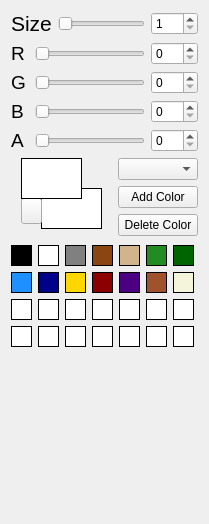
<?xml version="1.0" encoding="UTF-8"?>
<ui version="4.0">
 <class>Form</class>
 <widget class="QWidget" name="Form">
  <property name="geometry">
   <rect>
    <x>0</x>
    <y>0</y>
    <width>198</width>
    <height>524</height>
   </rect>
  </property>
  <property name="minimumSize">
   <size>
    <width>0</width>
    <height>400</height>
   </size>
  </property>
  <property name="windowTitle">
   <string>Form</string>
  </property>
  <layout class="QHBoxLayout" name="horizontalLayout_2">
   <item>
    <layout class="QVBoxLayout" name="verticalLayout">
     <item>
      <layout class="QGridLayout" name="gridLayout">
       <item row="0" column="0" colspan="2">
        <widget class="QLabel" name="label">
         <property name="font">
          <font>
           <pointsize>16</pointsize>
          </font>
         </property>
         <property name="text">
          <string>Size</string>
         </property>
        </widget>
       </item>
       <item row="0" column="2">
        <widget class="QSlider" name="horizontalSlider">
         <property name="orientation">
          <enum>Qt::Orientation::Horizontal</enum>
         </property>
        </widget>
       </item>
       <item row="0" column="3">
        <widget class="QSpinBox" name="sizeSpinBox">
         <property name="minimum">
          <number>1</number>
         </property>
        </widget>
       </item>
       <item row="1" column="0">
        <widget class="QLabel" name="label_3">
         <property name="font">
          <font>
           <pointsize>14</pointsize>
          </font>
         </property>
         <property name="text">
          <string>R</string>
         </property>
        </widget>
       </item>
       <item row="1" column="1" colspan="2">
        <widget class="QSlider" name="redSlider">
         <property name="maximum">
          <number>255</number>
         </property>
         <property name="orientation">
          <enum>Qt::Orientation::Horizontal</enum>
         </property>
        </widget>
       </item>
       <item row="1" column="3">
        <widget class="QSpinBox" name="redSpinBox">
         <property name="minimum">
          <number>0</number>
         </property>
         <property name="maximum">
          <number>255</number>
         </property>
         <property name="value">
          <number>0</number>
         </property>
        </widget>
       </item>
       <item row="2" column="0">
        <widget class="QLabel" name="label_4">
         <property name="font">
          <font>
           <pointsize>14</pointsize>
          </font>
         </property>
         <property name="text">
          <string>G</string>
         </property>
        </widget>
       </item>
       <item row="2" column="1" colspan="2">
        <widget class="QSlider" name="greenSlider">
         <property name="maximum">
          <number>255</number>
         </property>
         <property name="orientation">
          <enum>Qt::Orientation::Horizontal</enum>
         </property>
        </widget>
       </item>
       <item row="2" column="3">
        <widget class="QSpinBox" name="greenSpinBox">
         <property name="minimum">
          <number>0</number>
         </property>
         <property name="maximum">
          <number>255</number>
         </property>
        </widget>
       </item>
       <item row="3" column="0">
        <widget class="QLabel" name="label_5">
         <property name="font">
          <font>
           <pointsize>14</pointsize>
          </font>
         </property>
         <property name="text">
          <string>B</string>
         </property>
        </widget>
       </item>
       <item row="3" column="1" colspan="2">
        <widget class="QSlider" name="blueSlider">
         <property name="maximum">
          <number>255</number>
         </property>
         <property name="orientation">
          <enum>Qt::Orientation::Horizontal</enum>
         </property>
        </widget>
       </item>
       <item row="3" column="3">
        <widget class="QSpinBox" name="blueSpinBox">
         <property name="minimum">
          <number>0</number>
         </property>
         <property name="maximum">
          <number>255</number>
         </property>
        </widget>
       </item>
       <item row="4" column="0">
        <widget class="QLabel" name="label_6">
         <property name="font">
          <font>
           <pointsize>14</pointsize>
          </font>
         </property>
         <property name="text">
          <string>A</string>
         </property>
        </widget>
       </item>
       <item row="4" column="1" colspan="2">
        <widget class="QSlider" name="alphaSlider">
         <property name="maximum">
          <number>255</number>
         </property>
         <property name="orientation">
          <enum>Qt::Orientation::Horizontal</enum>
         </property>
        </widget>
       </item>
       <item row="4" column="3">
        <widget class="QSpinBox" name="alphaSpinBox">
         <property name="minimum">
          <number>0</number>
         </property>
         <property name="maximum">
          <number>255</number>
         </property>
        </widget>
       </item>
      </layout>
     </item>
     <item>
      <layout class="QHBoxLayout" name="horizontalLayout">
       <item>
        <widget class="QWidget" name="widget" native="true">
         <property name="minimumSize">
          <size>
           <width>101</width>
           <height>81</height>
          </size>
         </property>
         <widget class="QPushButton" name="changeColorButton">
          <property name="geometry">
           <rect>
            <x>10</x>
            <y>40</y>
            <width>21</width>
            <height>26</height>
           </rect>
          </property>
          <property name="text">
           <string/>
          </property>
          <property name="icon">
           <iconset resource="../../../resources.qrc">
            <normaloff>:/icons/assets/icons/change_arrow.svg</normaloff>:/icons/assets/icons/change_arrow.svg</iconset>
          </property>
          <property name="iconSize">
           <size>
            <width>16</width>
            <height>16</height>
           </size>
          </property>
         </widget>
         <widget class="QPushButton" name="primeColorButton">
          <property name="geometry">
           <rect>
            <x>10</x>
            <y>0</y>
            <width>61</width>
            <height>41</height>
           </rect>
          </property>
          <property name="styleSheet">
           <string notr="true">border: 1px solid black; background-color: white;</string>
          </property>
          <property name="text">
           <string/>
          </property>
         </widget>
         <widget class="QPushButton" name="secondaryColorButton">
          <property name="geometry">
           <rect>
            <x>30</x>
            <y>30</y>
            <width>61</width>
            <height>41</height>
           </rect>
          </property>
          <property name="styleSheet">
           <string notr="true">border: 1px solid black; background-color:white;</string>
          </property>
          <property name="text">
           <string/>
          </property>
         </widget>
         <zorder>secondaryColorButton</zorder>
         <zorder>changeColorButton</zorder>
         <zorder>primeColorButton</zorder>
        </widget>
       </item>
       <item>
        <layout class="QGridLayout" name="gridLayout_3">
         <item row="0" column="0">
          <widget class="QComboBox" name="paletteComboBox"/>
         </item>
         <item row="1" column="0">
          <widget class="QPushButton" name="addColorButton">
           <property name="text">
            <string>Add Color</string>
           </property>
          </widget>
         </item>
         <item row="2" column="0">
          <widget class="QPushButton" name="deleteColorButton">
           <property name="text">
            <string>Delete Color</string>
           </property>
          </widget>
         </item>
        </layout>
       </item>
      </layout>
     </item>
     <item>
      <layout class="QGridLayout" name="gridLayout_2">
       <item row="0" column="0">
        <widget class="QPushButton" name="baseColorButton_0">
         <property name="minimumSize">
          <size>
           <width>21</width>
           <height>21</height>
          </size>
         </property>
         <property name="maximumSize">
          <size>
           <width>21</width>
           <height>21</height>
          </size>
         </property>
         <property name="styleSheet">
          <string notr="true">background-color: #000000; border: 1px sold black;</string>
         </property>
         <property name="text">
          <string/>
         </property>
        </widget>
       </item>
       <item row="0" column="1">
        <widget class="QPushButton" name="baseColorButton_1">
         <property name="minimumSize">
          <size>
           <width>21</width>
           <height>21</height>
          </size>
         </property>
         <property name="maximumSize">
          <size>
           <width>21</width>
           <height>21</height>
          </size>
         </property>
         <property name="styleSheet">
          <string notr="true">background-color: #FFFFFF; border: 1px solid black;</string>
         </property>
         <property name="text">
          <string/>
         </property>
        </widget>
       </item>
       <item row="0" column="2">
        <widget class="QPushButton" name="baseColorButton_2">
         <property name="minimumSize">
          <size>
           <width>21</width>
           <height>21</height>
          </size>
         </property>
         <property name="maximumSize">
          <size>
           <width>21</width>
           <height>21</height>
          </size>
         </property>
         <property name="styleSheet">
          <string notr="true">background-color: #808080; border: 1px solid black;</string>
         </property>
         <property name="text">
          <string/>
         </property>
        </widget>
       </item>
       <item row="0" column="3">
        <widget class="QPushButton" name="baseColorButton_3">
         <property name="minimumSize">
          <size>
           <width>21</width>
           <height>21</height>
          </size>
         </property>
         <property name="maximumSize">
          <size>
           <width>21</width>
           <height>21</height>
          </size>
         </property>
         <property name="styleSheet">
          <string notr="true">background-color: #8B4513; border: 1px solid black;</string>
         </property>
         <property name="text">
          <string/>
         </property>
        </widget>
       </item>
       <item row="0" column="4">
        <widget class="QPushButton" name="baseColorButton_4">
         <property name="minimumSize">
          <size>
           <width>21</width>
           <height>21</height>
          </size>
         </property>
         <property name="maximumSize">
          <size>
           <width>21</width>
           <height>21</height>
          </size>
         </property>
         <property name="styleSheet">
          <string notr="true">background-color: #D2B48C; border: 1px solid black;</string>
         </property>
         <property name="text">
          <string/>
         </property>
        </widget>
       </item>
       <item row="0" column="5">
        <widget class="QPushButton" name="baseColorButton_5">
         <property name="minimumSize">
          <size>
           <width>21</width>
           <height>21</height>
          </size>
         </property>
         <property name="maximumSize">
          <size>
           <width>21</width>
           <height>21</height>
          </size>
         </property>
         <property name="styleSheet">
          <string notr="true">background-color: #228B22; border: 1px solid black;</string>
         </property>
         <property name="text">
          <string/>
         </property>
        </widget>
       </item>
       <item row="0" column="6">
        <widget class="QPushButton" name="baseColorButton_6">
         <property name="minimumSize">
          <size>
           <width>21</width>
           <height>21</height>
          </size>
         </property>
         <property name="maximumSize">
          <size>
           <width>21</width>
           <height>21</height>
          </size>
         </property>
         <property name="styleSheet">
          <string notr="true">background-color: #006400; border: 1px solid black;</string>
         </property>
         <property name="text">
          <string/>
         </property>
        </widget>
       </item>
       <item row="1" column="0">
        <widget class="QPushButton" name="baseColorButton_7">
         <property name="minimumSize">
          <size>
           <width>21</width>
           <height>21</height>
          </size>
         </property>
         <property name="maximumSize">
          <size>
           <width>21</width>
           <height>21</height>
          </size>
         </property>
         <property name="styleSheet">
          <string notr="true">background-color: #1E90FF; border: 1px solid black;</string>
         </property>
         <property name="text">
          <string/>
         </property>
        </widget>
       </item>
       <item row="1" column="1">
        <widget class="QPushButton" name="baseColorButton_8">
         <property name="minimumSize">
          <size>
           <width>21</width>
           <height>21</height>
          </size>
         </property>
         <property name="maximumSize">
          <size>
           <width>21</width>
           <height>21</height>
          </size>
         </property>
         <property name="styleSheet">
          <string notr="true">background-color: #00008B; border: 1px solid black;</string>
         </property>
         <property name="text">
          <string/>
         </property>
        </widget>
       </item>
       <item row="1" column="2">
        <widget class="QPushButton" name="baseColorButton_9">
         <property name="minimumSize">
          <size>
           <width>21</width>
           <height>21</height>
          </size>
         </property>
         <property name="maximumSize">
          <size>
           <width>21</width>
           <height>21</height>
          </size>
         </property>
         <property name="styleSheet">
          <string notr="true">background-color: #FFD700; border: 1px solid black;</string>
         </property>
         <property name="text">
          <string/>
         </property>
        </widget>
       </item>
       <item row="1" column="3">
        <widget class="QPushButton" name="baseColorButton_10">
         <property name="minimumSize">
          <size>
           <width>21</width>
           <height>21</height>
          </size>
         </property>
         <property name="maximumSize">
          <size>
           <width>21</width>
           <height>21</height>
          </size>
         </property>
         <property name="styleSheet">
          <string notr="true">background-color: #8B0000; border: 1px solid black;</string>
         </property>
         <property name="text">
          <string/>
         </property>
        </widget>
       </item>
       <item row="1" column="4">
        <widget class="QPushButton" name="baseColorButton_11">
         <property name="minimumSize">
          <size>
           <width>21</width>
           <height>21</height>
          </size>
         </property>
         <property name="maximumSize">
          <size>
           <width>21</width>
           <height>21</height>
          </size>
         </property>
         <property name="styleSheet">
          <string notr="true">background-color: #4B0082; border: 1px solid black;</string>
         </property>
         <property name="text">
          <string/>
         </property>
        </widget>
       </item>
       <item row="1" column="5">
        <widget class="QPushButton" name="baseColorButton_12">
         <property name="minimumSize">
          <size>
           <width>21</width>
           <height>21</height>
          </size>
         </property>
         <property name="maximumSize">
          <size>
           <width>21</width>
           <height>21</height>
          </size>
         </property>
         <property name="styleSheet">
          <string notr="true">background-color: #A0522D; border: 1px solid black;</string>
         </property>
         <property name="text">
          <string/>
         </property>
        </widget>
       </item>
       <item row="1" column="6">
        <widget class="QPushButton" name="baseColorButton_13">
         <property name="minimumSize">
          <size>
           <width>21</width>
           <height>21</height>
          </size>
         </property>
         <property name="maximumSize">
          <size>
           <width>21</width>
           <height>21</height>
          </size>
         </property>
         <property name="styleSheet">
          <string notr="true">background-color: #F5F5DC; border: 1px solid black;</string>
         </property>
         <property name="text">
          <string/>
         </property>
        </widget>
       </item>
       <item row="2" column="0">
        <widget class="QPushButton" name="chooseColorButton_0">
         <property name="minimumSize">
          <size>
           <width>21</width>
           <height>21</height>
          </size>
         </property>
         <property name="maximumSize">
          <size>
           <width>21</width>
           <height>21</height>
          </size>
         </property>
         <property name="styleSheet">
          <string notr="true">background-color: #FFFFFF; border: 1px solid black;</string>
         </property>
         <property name="text">
          <string/>
         </property>
        </widget>
       </item>
       <item row="2" column="1">
        <widget class="QPushButton" name="chooseColorButton_1">
         <property name="minimumSize">
          <size>
           <width>21</width>
           <height>21</height>
          </size>
         </property>
         <property name="maximumSize">
          <size>
           <width>21</width>
           <height>21</height>
          </size>
         </property>
         <property name="styleSheet">
          <string notr="true">background-color: #FFFFFF; border: 1px solid black;</string>
         </property>
         <property name="text">
          <string/>
         </property>
        </widget>
       </item>
       <item row="2" column="2">
        <widget class="QPushButton" name="chooseColorButton_2">
         <property name="minimumSize">
          <size>
           <width>21</width>
           <height>21</height>
          </size>
         </property>
         <property name="maximumSize">
          <size>
           <width>21</width>
           <height>21</height>
          </size>
         </property>
         <property name="styleSheet">
          <string notr="true">background-color: #FFFFFF; border: 1px solid black;</string>
         </property>
         <property name="text">
          <string/>
         </property>
        </widget>
       </item>
       <item row="2" column="3">
        <widget class="QPushButton" name="chooseColorButton_3">
         <property name="minimumSize">
          <size>
           <width>21</width>
           <height>21</height>
          </size>
         </property>
         <property name="maximumSize">
          <size>
           <width>21</width>
           <height>21</height>
          </size>
         </property>
         <property name="styleSheet">
          <string notr="true">background-color: #FFFFFF; border: 1px solid black;</string>
         </property>
         <property name="text">
          <string/>
         </property>
        </widget>
       </item>
       <item row="2" column="4">
        <widget class="QPushButton" name="chooseColorButton_4">
         <property name="minimumSize">
          <size>
           <width>21</width>
           <height>21</height>
          </size>
         </property>
         <property name="maximumSize">
          <size>
           <width>21</width>
           <height>21</height>
          </size>
         </property>
         <property name="styleSheet">
          <string notr="true">background-color: #FFFFFF; border: 1px solid black;</string>
         </property>
         <property name="text">
          <string/>
         </property>
        </widget>
       </item>
       <item row="2" column="5">
        <widget class="QPushButton" name="chooseColorButton_5">
         <property name="minimumSize">
          <size>
           <width>21</width>
           <height>21</height>
          </size>
         </property>
         <property name="maximumSize">
          <size>
           <width>21</width>
           <height>21</height>
          </size>
         </property>
         <property name="styleSheet">
          <string notr="true">background-color: #FFFFFF; border: 1px solid black;</string>
         </property>
         <property name="text">
          <string/>
         </property>
        </widget>
       </item>
       <item row="2" column="6">
        <widget class="QPushButton" name="chooseColorButton_6">
         <property name="minimumSize">
          <size>
           <width>21</width>
           <height>21</height>
          </size>
         </property>
         <property name="maximumSize">
          <size>
           <width>21</width>
           <height>21</height>
          </size>
         </property>
         <property name="styleSheet">
          <string notr="true">background-color: #FFFFFF; border: 1px solid black;</string>
         </property>
         <property name="text">
          <string/>
         </property>
        </widget>
       </item>
       <item row="3" column="0">
        <widget class="QPushButton" name="chooseColorButton_7">
         <property name="minimumSize">
          <size>
           <width>21</width>
           <height>21</height>
          </size>
         </property>
         <property name="maximumSize">
          <size>
           <width>21</width>
           <height>21</height>
          </size>
         </property>
         <property name="styleSheet">
          <string notr="true">background-color: #FFFFFF; border: 1px solid black;</string>
         </property>
         <property name="text">
          <string/>
         </property>
        </widget>
       </item>
       <item row="3" column="1">
        <widget class="QPushButton" name="chooseColorButton_8">
         <property name="minimumSize">
          <size>
           <width>21</width>
           <height>21</height>
          </size>
         </property>
         <property name="maximumSize">
          <size>
           <width>21</width>
           <height>21</height>
          </size>
         </property>
         <property name="styleSheet">
          <string notr="true">background-color: #FFFFFF; border: 1px solid black;</string>
         </property>
         <property name="text">
          <string/>
         </property>
        </widget>
       </item>
       <item row="3" column="2">
        <widget class="QPushButton" name="chooseColorButton_9">
         <property name="minimumSize">
          <size>
           <width>21</width>
           <height>21</height>
          </size>
         </property>
         <property name="maximumSize">
          <size>
           <width>21</width>
           <height>21</height>
          </size>
         </property>
         <property name="styleSheet">
          <string notr="true">background-color: #FFFFFF; border: 1px solid black;</string>
         </property>
         <property name="text">
          <string/>
         </property>
        </widget>
       </item>
       <item row="3" column="3">
        <widget class="QPushButton" name="chooseColorButton_10">
         <property name="minimumSize">
          <size>
           <width>21</width>
           <height>21</height>
          </size>
         </property>
         <property name="maximumSize">
          <size>
           <width>21</width>
           <height>21</height>
          </size>
         </property>
         <property name="styleSheet">
          <string notr="true">background-color: #FFFFFF; border: 1px solid black;</string>
         </property>
         <property name="text">
          <string/>
         </property>
        </widget>
       </item>
       <item row="3" column="4">
        <widget class="QPushButton" name="chooseColorButton_11">
         <property name="minimumSize">
          <size>
           <width>21</width>
           <height>21</height>
          </size>
         </property>
         <property name="maximumSize">
          <size>
           <width>21</width>
           <height>21</height>
          </size>
         </property>
         <property name="styleSheet">
          <string notr="true">background-color: #FFFFFF; border: 1px solid black;</string>
         </property>
         <property name="text">
          <string/>
         </property>
        </widget>
       </item>
       <item row="3" column="5">
        <widget class="QPushButton" name="chooseColorButton_12">
         <property name="minimumSize">
          <size>
           <width>21</width>
           <height>21</height>
          </size>
         </property>
         <property name="maximumSize">
          <size>
           <width>21</width>
           <height>21</height>
          </size>
         </property>
         <property name="styleSheet">
          <string notr="true">background-color: #FFFFFF; border: 1px solid black;</string>
         </property>
         <property name="text">
          <string/>
         </property>
        </widget>
       </item>
       <item row="3" column="6">
        <widget class="QPushButton" name="chooseColorButton_13">
         <property name="minimumSize">
          <size>
           <width>21</width>
           <height>21</height>
          </size>
         </property>
         <property name="maximumSize">
          <size>
           <width>21</width>
           <height>21</height>
          </size>
         </property>
         <property name="styleSheet">
          <string notr="true">background-color: #FFFFFF; border: 1px solid black;</string>
         </property>
         <property name="text">
          <string/>
         </property>
        </widget>
       </item>
      </layout>
     </item>
     <item>
      <spacer name="verticalSpacer">
       <property name="orientation">
        <enum>Qt::Orientation::Vertical</enum>
       </property>
       <property name="sizeHint" stdset="0">
        <size>
         <width>20</width>
         <height>108</height>
        </size>
       </property>
      </spacer>
     </item>
    </layout>
   </item>
  </layout>
 </widget>
 <resources>
  <include location="../../../resources.qrc"/>
 </resources>
 <connections>
  <connection>
   <sender>horizontalSlider</sender>
   <signal>valueChanged(int)</signal>
   <receiver>sizeSpinBox</receiver>
   <slot>setValue(int)</slot>
   <hints>
    <hint type="sourcelabel">
     <x>91</x>
     <y>30</y>
    </hint>
    <hint type="destinationlabel">
     <x>143</x>
     <y>28</y>
    </hint>
   </hints>
  </connection>
  <connection>
   <sender>sizeSpinBox</sender>
   <signal>valueChanged(int)</signal>
   <receiver>horizontalSlider</receiver>
   <slot>setValue(int)</slot>
   <hints>
    <hint type="sourcelabel">
     <x>137</x>
     <y>14</y>
    </hint>
    <hint type="destinationlabel">
     <x>86</x>
     <y>27</y>
    </hint>
   </hints>
  </connection>
  <connection>
   <sender>redSlider</sender>
   <signal>valueChanged(int)</signal>
   <receiver>redSpinBox</receiver>
   <slot>setValue(int)</slot>
   <hints>
    <hint type="sourcelabel">
     <x>108</x>
     <y>59</y>
    </hint>
    <hint type="destinationlabel">
     <x>125</x>
     <y>62</y>
    </hint>
   </hints>
  </connection>
  <connection>
   <sender>redSpinBox</sender>
   <signal>valueChanged(int)</signal>
   <receiver>redSlider</receiver>
   <slot>setValue(int)</slot>
   <hints>
    <hint type="sourcelabel">
     <x>139</x>
     <y>50</y>
    </hint>
    <hint type="destinationlabel">
     <x>101</x>
     <y>53</y>
    </hint>
   </hints>
  </connection>
  <connection>
   <sender>greenSlider</sender>
   <signal>valueChanged(int)</signal>
   <receiver>greenSpinBox</receiver>
   <slot>setValue(int)</slot>
   <hints>
    <hint type="sourcelabel">
     <x>110</x>
     <y>96</y>
    </hint>
    <hint type="destinationlabel">
     <x>129</x>
     <y>96</y>
    </hint>
   </hints>
  </connection>
  <connection>
   <sender>greenSpinBox</sender>
   <signal>valueChanged(int)</signal>
   <receiver>greenSlider</receiver>
   <slot>setValue(int)</slot>
   <hints>
    <hint type="sourcelabel">
     <x>133</x>
     <y>82</y>
    </hint>
    <hint type="destinationlabel">
     <x>108</x>
     <y>83</y>
    </hint>
   </hints>
  </connection>
  <connection>
   <sender>blueSlider</sender>
   <signal>valueChanged(int)</signal>
   <receiver>blueSpinBox</receiver>
   <slot>setValue(int)</slot>
   <hints>
    <hint type="sourcelabel">
     <x>112</x>
     <y>126</y>
    </hint>
    <hint type="destinationlabel">
     <x>125</x>
     <y>130</y>
    </hint>
   </hints>
  </connection>
  <connection>
   <sender>blueSpinBox</sender>
   <signal>valueChanged(int)</signal>
   <receiver>blueSlider</receiver>
   <slot>setValue(int)</slot>
   <hints>
    <hint type="sourcelabel">
     <x>138</x>
     <y>118</y>
    </hint>
    <hint type="destinationlabel">
     <x>110</x>
     <y>119</y>
    </hint>
   </hints>
  </connection>
  <connection>
   <sender>alphaSlider</sender>
   <signal>valueChanged(int)</signal>
   <receiver>alphaSpinBox</receiver>
   <slot>setValue(int)</slot>
   <hints>
    <hint type="sourcelabel">
     <x>109</x>
     <y>156</y>
    </hint>
    <hint type="destinationlabel">
     <x>129</x>
     <y>160</y>
    </hint>
   </hints>
  </connection>
  <connection>
   <sender>alphaSpinBox</sender>
   <signal>valueChanged(int)</signal>
   <receiver>alphaSlider</receiver>
   <slot>setValue(int)</slot>
   <hints>
    <hint type="sourcelabel">
     <x>134</x>
     <y>145</y>
    </hint>
    <hint type="destinationlabel">
     <x>94</x>
     <y>152</y>
    </hint>
   </hints>
  </connection>
 </connections>
</ui>
